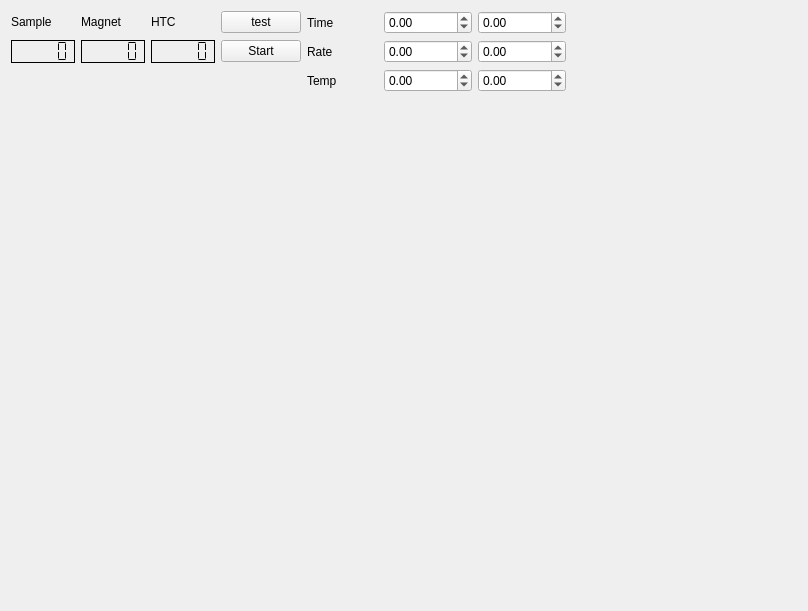
<?xml version="1.0" encoding="UTF-8"?>
<ui version="4.0">
 <class>Form</class>
 <widget class="QWidget" name="Form">
  <property name="geometry">
   <rect>
    <x>0</x>
    <y>0</y>
    <width>808</width>
    <height>611</height>
   </rect>
  </property>
  <property name="windowTitle">
   <string>Temperature</string>
  </property>
  <layout class="QVBoxLayout" name="verticalLayout_2">
   <item>
    <layout class="QVBoxLayout" name="verticalLayout">
     <item>
      <layout class="QGridLayout" name="gridLayout">
       <item row="1" column="0">
        <widget class="QLCDNumber" name="cSampleTemp">
         <property name="frameShadow">
          <enum>QFrame::Plain</enum>
         </property>
         <property name="segmentStyle">
          <enum>QLCDNumber::Flat</enum>
         </property>
        </widget>
       </item>
       <item row="1" column="1">
        <widget class="QLCDNumber" name="cMagnetTemp">
         <property name="frameShadow">
          <enum>QFrame::Plain</enum>
         </property>
         <property name="segmentStyle">
          <enum>QLCDNumber::Flat</enum>
         </property>
        </widget>
       </item>
       <item row="1" column="3">
        <widget class="QPushButton" name="Start_button">
         <property name="text">
          <string>Start</string>
         </property>
        </widget>
       </item>
       <item row="1" column="2">
        <widget class="QLCDNumber" name="cHTSTemp">
         <property name="frameShadow">
          <enum>QFrame::Plain</enum>
         </property>
         <property name="segmentStyle">
          <enum>QLCDNumber::Flat</enum>
         </property>
        </widget>
       </item>
       <item row="0" column="4">
        <widget class="QLabel" name="label_4">
         <property name="text">
          <string>Time</string>
         </property>
        </widget>
       </item>
       <item row="0" column="0">
        <widget class="QLabel" name="label">
         <property name="sizePolicy">
          <sizepolicy hsizetype="Fixed" vsizetype="Fixed">
           <horstretch>0</horstretch>
           <verstretch>0</verstretch>
          </sizepolicy>
         </property>
         <property name="text">
          <string>Sample</string>
         </property>
        </widget>
       </item>
       <item row="0" column="1">
        <widget class="QLabel" name="label_2">
         <property name="sizePolicy">
          <sizepolicy hsizetype="Fixed" vsizetype="Fixed">
           <horstretch>0</horstretch>
           <verstretch>0</verstretch>
          </sizepolicy>
         </property>
         <property name="text">
          <string>Magnet</string>
         </property>
        </widget>
       </item>
       <item row="0" column="2">
        <widget class="QLabel" name="label_3">
         <property name="sizePolicy">
          <sizepolicy hsizetype="Fixed" vsizetype="Fixed">
           <horstretch>0</horstretch>
           <verstretch>0</verstretch>
          </sizepolicy>
         </property>
         <property name="text">
          <string>HTC</string>
         </property>
        </widget>
       </item>
       <item row="3" column="0" colspan="10">
        <widget class="MplWidget" name="Temp_Fig" native="true">
         <property name="sizePolicy">
          <sizepolicy hsizetype="Preferred" vsizetype="Preferred">
           <horstretch>0</horstretch>
           <verstretch>0</verstretch>
          </sizepolicy>
         </property>
         <property name="autoFillBackground">
          <bool>true</bool>
         </property>
        </widget>
       </item>
       <item row="0" column="5">
        <widget class="QDoubleSpinBox" name="Time1">
         <property name="minimum">
          <double>-9999999999.000000000000000</double>
         </property>
         <property name="maximum">
          <double>999999999.000000000000000</double>
         </property>
        </widget>
       </item>
       <item row="0" column="6">
        <widget class="QDoubleSpinBox" name="Time2">
         <property name="minimum">
          <double>-999999999.000000000000000</double>
         </property>
         <property name="maximum">
          <double>9999999999.000000000000000</double>
         </property>
        </widget>
       </item>
       <item row="1" column="4">
        <widget class="QLabel" name="label_5">
         <property name="text">
          <string>Rate</string>
         </property>
        </widget>
       </item>
       <item row="2" column="4">
        <widget class="QLabel" name="label_6">
         <property name="text">
          <string>Temp</string>
         </property>
        </widget>
       </item>
       <item row="1" column="5">
        <widget class="QDoubleSpinBox" name="Rate1">
         <property name="minimum">
          <double>-999999999.000000000000000</double>
         </property>
         <property name="maximum">
          <double>999999999.000000000000000</double>
         </property>
        </widget>
       </item>
       <item row="1" column="6">
        <widget class="QDoubleSpinBox" name="Rate2">
         <property name="minimum">
          <double>-999999999.000000000000000</double>
         </property>
         <property name="maximum">
          <double>999999999.000000000000000</double>
         </property>
        </widget>
       </item>
       <item row="2" column="5">
        <widget class="QDoubleSpinBox" name="Temp1">
         <property name="minimum">
          <double>-99999999999.000000000000000</double>
         </property>
         <property name="maximum">
          <double>99999999.000000000000000</double>
         </property>
        </widget>
       </item>
       <item row="2" column="6">
        <widget class="QDoubleSpinBox" name="Temp2">
         <property name="minimum">
          <double>-9999999999.000000000000000</double>
         </property>
         <property name="maximum">
          <double>999999999.000000000000000</double>
         </property>
        </widget>
       </item>
       <item row="0" column="3">
        <widget class="QPushButton" name="test_button">
         <property name="text">
          <string>test</string>
         </property>
        </widget>
       </item>
      </layout>
     </item>
    </layout>
   </item>
  </layout>
 </widget>
 <customwidgets>
  <customwidget>
   <class>MplWidget</class>
   <extends>QWidget</extends>
   <header>mplwidget.h</header>
   <container>1</container>
  </customwidget>
 </customwidgets>
 <resources/>
 <connections/>
</ui>
